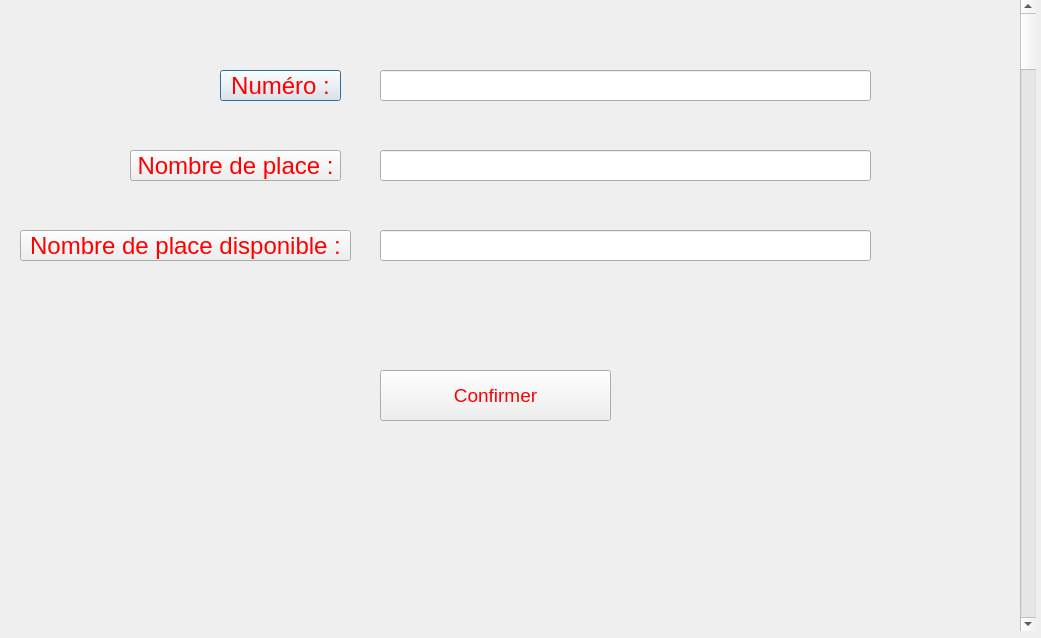
<?xml version="1.0" encoding="UTF-8"?>
<ui version="4.0">
 <class>page_modifier_salle</class>
 <widget class="QDialog" name="page_modifier_salle">
  <property name="geometry">
   <rect>
    <x>0</x>
    <y>0</y>
    <width>1041</width>
    <height>638</height>
   </rect>
  </property>
  <property name="windowTitle">
   <string>Watch &amp; Roll</string>
  </property>
  <property name="styleSheet">
   <string notr="true">border-image: url(:/photo2/imageload/salle 2.jpg);</string>
  </property>
  <widget class="QScrollBar" name="verticalScrollBar">
   <property name="geometry">
    <rect>
     <x>1020</x>
     <y>0</y>
     <width>16</width>
     <height>631</height>
    </rect>
   </property>
   <property name="orientation">
    <enum>Qt::Vertical</enum>
   </property>
  </widget>
  <widget class="QPushButton" name="pushButton">
   <property name="geometry">
    <rect>
     <x>220</x>
     <y>70</y>
     <width>121</width>
     <height>31</height>
    </rect>
   </property>
   <property name="font">
    <font>
     <pointsize>18</pointsize>
    </font>
   </property>
   <property name="styleSheet">
    <string notr="true">border-image: url(:/photo2/imageload/marron.jpg);
color:red
</string>
   </property>
   <property name="text">
    <string>Numéro :</string>
   </property>
  </widget>
  <widget class="QPushButton" name="pushButton_2">
   <property name="geometry">
    <rect>
     <x>130</x>
     <y>150</y>
     <width>211</width>
     <height>31</height>
    </rect>
   </property>
   <property name="font">
    <font>
     <pointsize>18</pointsize>
    </font>
   </property>
   <property name="styleSheet">
    <string notr="true">border-image: url(:/photo2/imageload/marron.jpg);
color:red
</string>
   </property>
   <property name="text">
    <string>Nombre de place :</string>
   </property>
  </widget>
  <widget class="QPushButton" name="pushButton_3">
   <property name="geometry">
    <rect>
     <x>20</x>
     <y>230</y>
     <width>331</width>
     <height>31</height>
    </rect>
   </property>
   <property name="font">
    <font>
     <pointsize>18</pointsize>
    </font>
   </property>
   <property name="styleSheet">
    <string notr="true">border-image: url(:/photo2/imageload/marron.jpg);
color:red
</string>
   </property>
   <property name="text">
    <string>Nombre de place disponible :</string>
   </property>
  </widget>
  <widget class="QLineEdit" name="lineEdit">
   <property name="geometry">
    <rect>
     <x>380</x>
     <y>70</y>
     <width>491</width>
     <height>31</height>
    </rect>
   </property>
   <property name="font">
    <font>
     <pointsize>14</pointsize>
    </font>
   </property>
   <property name="styleSheet">
    <string notr="true">border-image: url(:/photo2/imageload/marron.jpg);
color:rgb(255, 0, 0)
</string>
   </property>
   <property name="text">
    <string/>
   </property>
  </widget>
  <widget class="QLineEdit" name="lineEdit_2">
   <property name="geometry">
    <rect>
     <x>380</x>
     <y>150</y>
     <width>491</width>
     <height>31</height>
    </rect>
   </property>
   <property name="font">
    <font>
     <pointsize>14</pointsize>
    </font>
   </property>
   <property name="styleSheet">
    <string notr="true">border-image: url(:/photo2/imageload/marron.jpg);
color:rgb(255, 0, 0)</string>
   </property>
   <property name="text">
    <string/>
   </property>
  </widget>
  <widget class="QLineEdit" name="lineEdit_3">
   <property name="geometry">
    <rect>
     <x>380</x>
     <y>230</y>
     <width>491</width>
     <height>31</height>
    </rect>
   </property>
   <property name="font">
    <font>
     <pointsize>14</pointsize>
    </font>
   </property>
   <property name="styleSheet">
    <string notr="true">border-image: url(:/photo2/imageload/marron.jpg);
color:rgb(255, 0, 0)</string>
   </property>
   <property name="text">
    <string/>
   </property>
  </widget>
  <widget class="QPushButton" name="Button_Confirmer">
   <property name="geometry">
    <rect>
     <x>380</x>
     <y>370</y>
     <width>231</width>
     <height>51</height>
    </rect>
   </property>
   <property name="font">
    <font>
     <pointsize>14</pointsize>
    </font>
   </property>
   <property name="styleSheet">
    <string notr="true">border-image: url(:/photo2/imageload/marron.jpg);
color:red</string>
   </property>
   <property name="text">
    <string>Confirmer</string>
   </property>
  </widget>
 </widget>
 <resources/>
 <connections/>
</ui>
